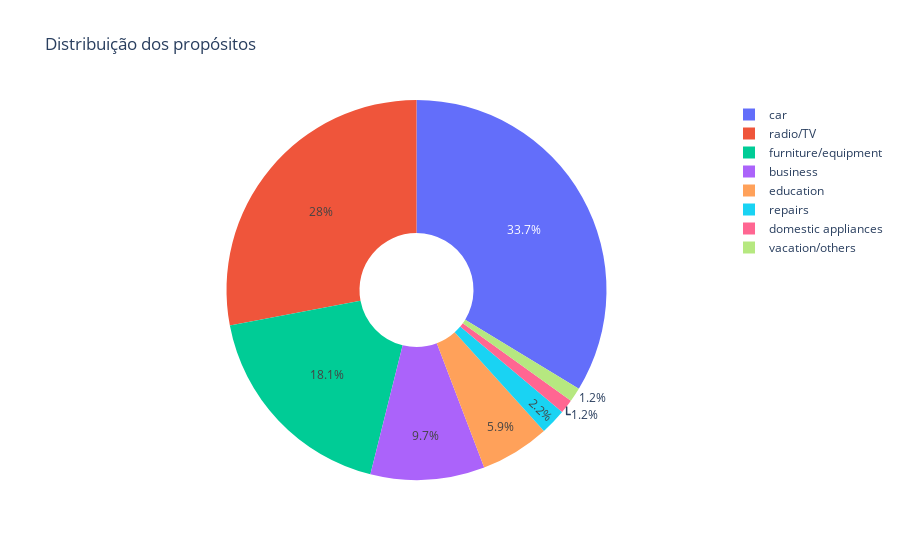

Here is the notebook cell this chart was saved with:
### Code cell
# Gráfico de Pizza: Distribuição de Pessoas por Estado Civil
fig = px.pie(data, names='Purpose', title='Distribuição dos propósitos', hole=0.3)
fig.show()

### Figure 1 — Plotly figure (JSON) as saved in the notebook; plotly's stock layout.template omitted (floating-point values rounded to 4 significant figures; data arrays with more than 128 entries replaced by an {"elided": "..."} marker saying what was removed)
{"data": [{"domain": {"x": [0, 1], "y": [0, 1]}, "hole": 0.3, "hovertemplate": "Purpose=%{label}<extra></extra>", "labels": {"elided": "1000 str values"}, "legendgroup": "", "name": "", "showlegend": true, "type": "pie"}], "layout": {"legend": {"tracegroupgap": 0}, "title": {"text": "Distribuição dos propósitos"}}}
